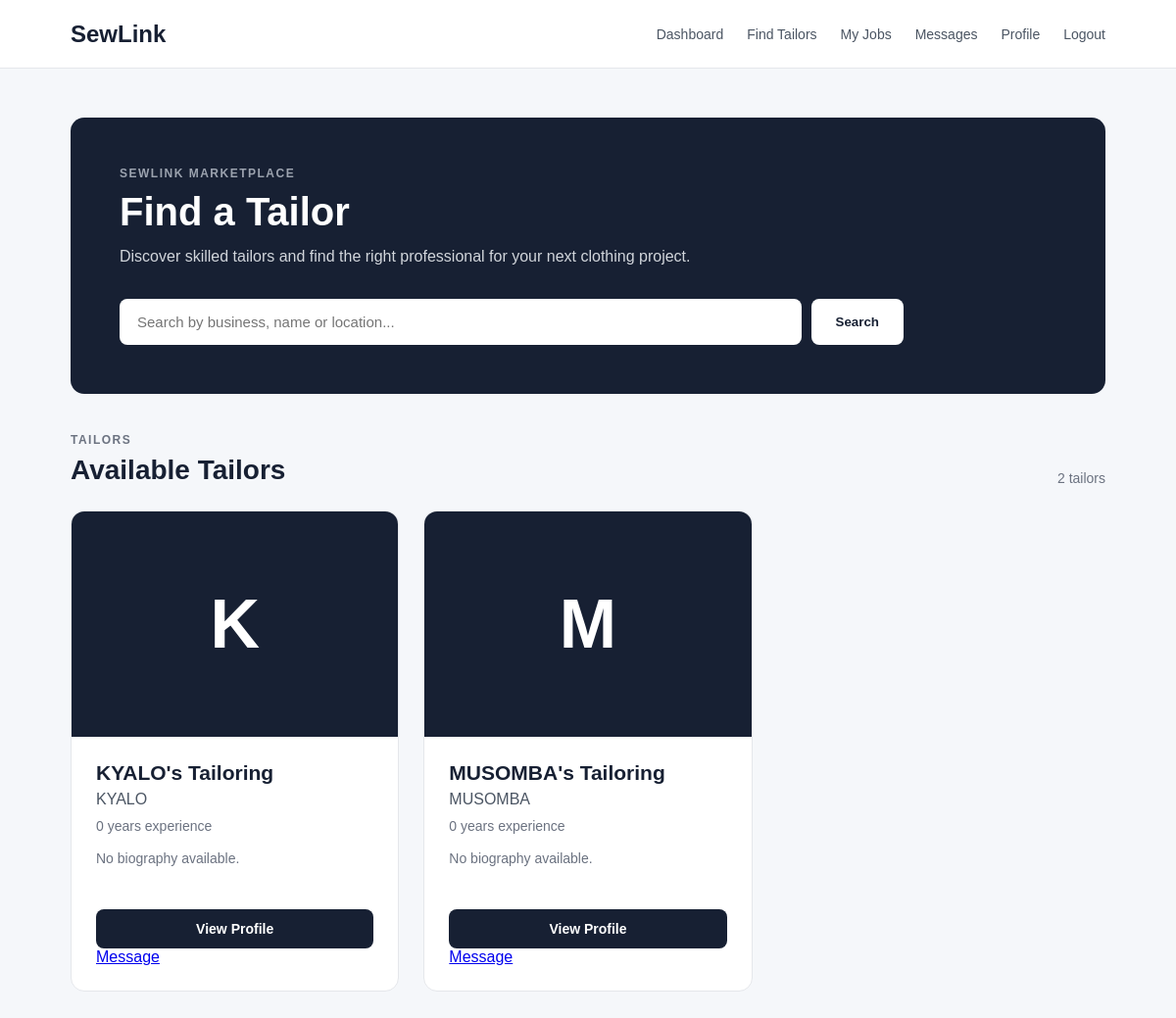
/customer/tailors/ (signed in), run on an earlier commit of the app's database.
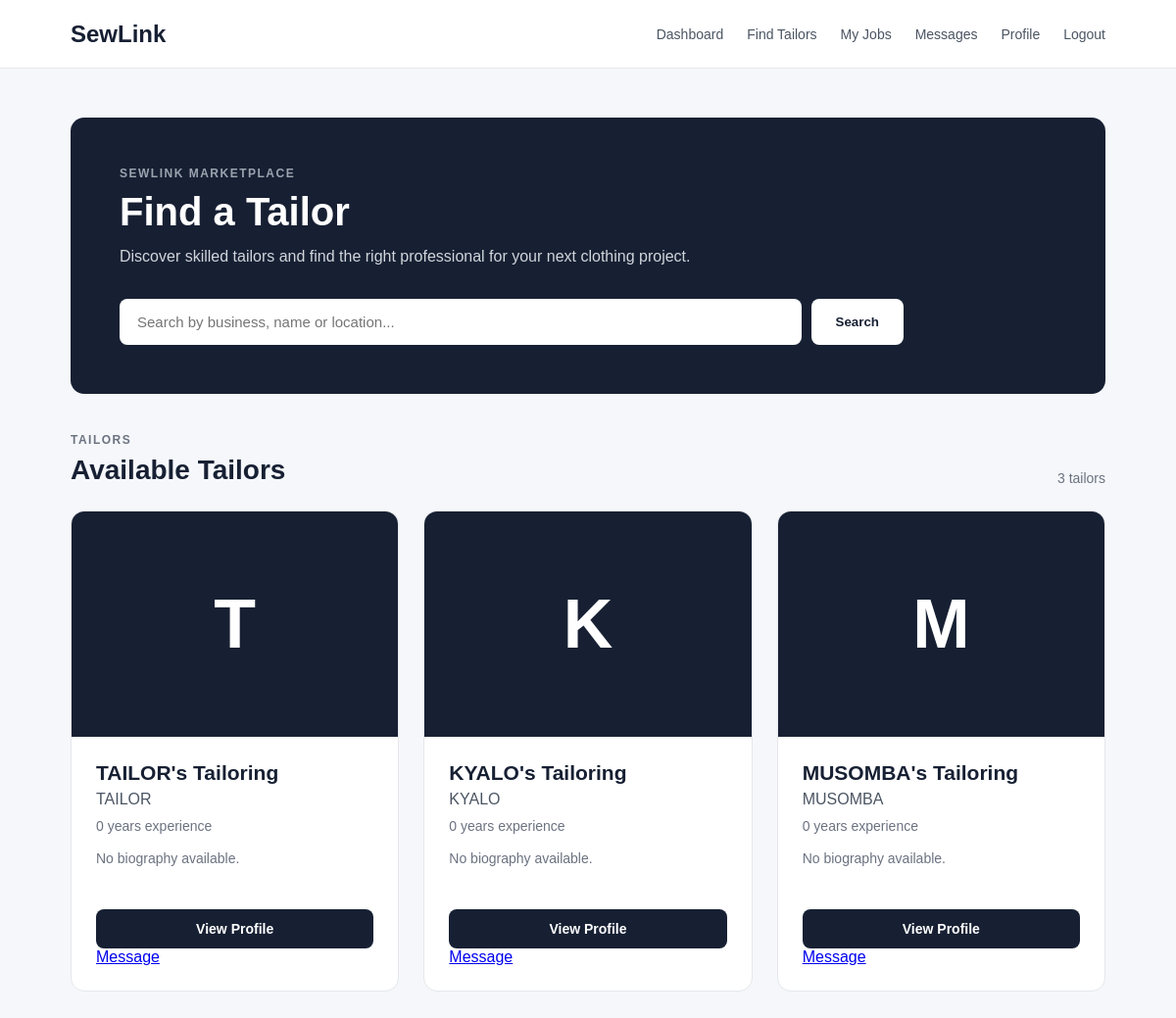
And on a later commit of the database.
### TailorApp/models.py (models this page shows, shortened)
class TailorProfile(models.Model):
    user = models.OneToOneField(User, on_delete=models.CASCADE, related_name='tailor_profile')
    business_name = models.CharField(max_length=150)
    full_name = models.CharField(max_length=150)
    phone = models.CharField(max_length=20)
    location = models.CharField(max_length=150)
    profile_picture = models.ImageField(upload_to='tailor_profiles/', blank=True, null=True)
    bio = models.TextField(blank=True)
    experience_years = models.PositiveIntegerField(default=0)
    skills = models.ManyToManyField(Skill, blank=True, related_name='tailors')
    is_verified = models.BooleanField(default=False)
    is_available = models.BooleanField(default=True)
    created_at = models.DateTimeField(auto_now_add=True)
    updated_at = models.DateTimeField(auto_now=True)

### CustomerApp/views.py (the view)
# urls.py: path('tailors/', views.tailor_search, name='tailor_search'),
@login_required
def tailor_search(request):
    query = request.GET.get('q', '').strip()
    tailors = TailorProfile.objects.all().order_by('-created_at')
    if query:
        tailors = tailors.filter(models.Q(business_name__icontains=query) | models.Q(full_name__icontains=query) | models.Q(location__icontains=query))
    return render(request, 'CustomerApp/tailor_search.html', {'tailors': tailors, 'query': query})

### CustomerApp/templates/CustomerApp/tailor_search.html (shortened to what the changed rows need)
{% load static %}
<!DOCTYPE html>
<html lang="en">
<head>
    <link rel="stylesheet" href="{% static 'css/tailor_search.css' %}">
</head>
<body>
    <main class="page-container">
        <section class="hero">
            <h1>Find a Tailor</h1>
        </section>
        <section class="results-section">
            <div class="results-header">
                <div>
                    <p class="eyebrow">TAILORS</p>
                    {% if query %}
                        <h2>Search results for "{{ query }}"</h2>
                    {% else %}
                        <h2>Available Tailors</h2>
                    {% endif %}
                </div>
                <span>{{ tailors|length }} tailor{{ tailors|length|pluralize }}</span>
            </div>
            {% if tailors %}
                <div class="tailor-grid">
                    {% for tailor in tailors %}
                        <article class="tailor-card">
                            <div class="image-container">
                                {% if tailor.profile_picture %}
                                    <img
                                        src="{{ tailor.profile_picture.url }}"
                                        alt="{{ tailor.business_name }}"
                                    >
                                {% else %}
                                    <div class="profile-placeholder">
                                        {{ tailor.business_name|first|upper }}
                                    </div>
                                {% endif %}
                            </div>
                            <div class="tailor-content">
                                <h3>{{ tailor.business_name }}</h3>
                                <p class="tailor-name">
                                    {{ tailor.full_name }}
                                </p>
                                <p class="experience">
                                    {{ tailor.experience_years }} years experience
                                </p>
                                {% if tailor.bio %}
                                    <p class="bio">
                                        {{ tailor.bio|truncatewords:20 }}
                                    </p>
                                {% else %}
                                    <p class="bio">
                                        No biography available.
                                    </p>
                                {% endif %}
                                <div class="tailor-actions">
                                    <a
                                        href="{% url 'CustomerApp:tailor_detail' tailor.id %}"
                                        class="profile-button"
                                    >
                                        View Profile
                                    </a>
                                    <a
                                        href="{% url 'MessagingApp:start_conversation' tailor.id %}"
                                        class="message-button"
                                    >
                                        Message
                                    </a>
                                </div>
                            </div>
                        </article>
                    {% endfor %}
                </div>
            {% endif %}
        </section>
    </main>
</body>
</html>

What changed in the data, as far as the page shows it:
added TailorProfile: business_name|first "T", business_name "TAILOR's Tailoring", full_name "TAILOR", experience_years "0", bio "No biography available."
Also different on the page:
{{ tailors|length }}: "2" → "3"
